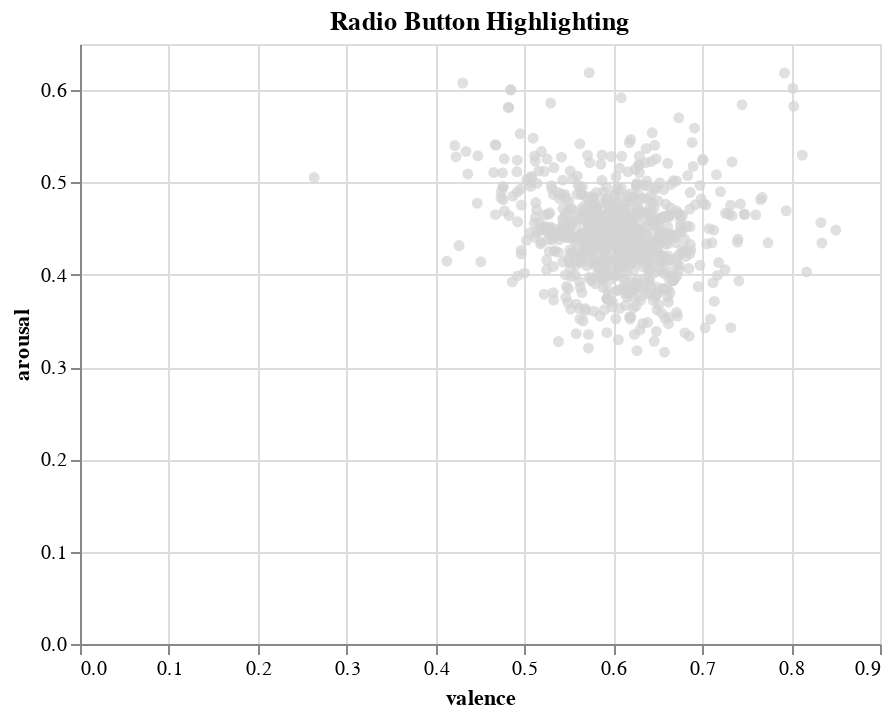

This figure's notebook cell:
### Code cell
drug_df = pd.concat([poppy_df, loperamide_df, desoxypipradol_df, nitrous_df])

# Define the selection binding
drug_radio = alt.binding_radio(options=['poppy', 'loperamide', 'desoxypipradol', 'nitrous'], name="Drug")
drug_select = alt.selection_single(fields=['Drug'], bind=drug_radio, init={'Drug': 'poppy'})

# Define the color condition based on the selected drug
drug_color_condition = alt.condition(
    drug_select,
    alt.Color('Drug:N', scale=alt.Scale(domain=['poppy', 'loperamide', 'desoxypipradol', 'nitrous'], range=['red', 'green', 'blue', 'orange']), legend=None),
    alt.value('lightgray')
)

# Base chart
base_chart = alt.Chart(drug_df).mark_point(filled=True).encode(
    x='valence:Q',
    y='arousal:Q'
)

# Highlighting based on selected drug
highlight_drugs = base_chart.add_selection(
    drug_select
).encode(
    color=drug_color_condition
).properties(title="Radio Button Highlighting")

highlight_drugs

### Figure 1 — Vega-Lite specification as saved in the notebook (floating-point values rounded to 4 significant figures; data arrays with more than 128 entries replaced by an {"elided": "..."} marker saying what was removed)
{"config": {"view": {"continuousWidth": 400, "continuousHeight": 300}}, "data": {"name": "data-f23d1ad121ea952080bd1aacacc30bd1"}, "mark": {"type": "point", "filled": true}, "encoding": {"color": {"condition": {"field": "Drug", "legend": null, "scale": {"domain": ["poppy", "loperamide", "desoxypipradol", "nitrous"], "range": ["red", "green", "blue", "orange"]}, "type": "nominal", "selection": "selector006"}, "value": "lightgray"}, "x": {"field": "valence", "type": "quantitative"}, "y": {"field": "arousal", "type": "quantitative"}}, "selection": {"selector006": {"type": "single", "fields": ["Drug"], "bind": {"input": "radio", "options": ["poppy", "loperamide", "desoxypipradol", "nitrous"], "name": "Drug"}, "init": {"Drug": "poppy"}}}, "title": "Radio Button Highlighting", "$schema": "https://vega.github.io/schema/vega-lite/v4.17.0.json", "datasets": {"data-f23d1ad121ea952080bd1aacacc30bd1": {"elided": "800 records"}}}
